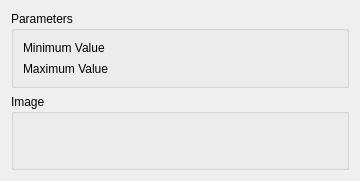
<?xml version="1.0" encoding="UTF-8"?>
<ui version="4.0">
 <class>SeaLabGui::DlgUniformRandomPhases</class>
 <widget class="QWidget" name="SeaLabGui::DlgUniformRandomPhases">
  <property name="geometry">
   <rect>
    <x>0</x>
    <y>0</y>
    <width>360</width>
    <height>181</height>
   </rect>
  </property>
  <property name="windowTitle">
   <string>Feature Parameters</string>
  </property>
  <property name="sizeGripEnabled" stdset="0">
   <bool>true</bool>
  </property>
  <layout class="QGridLayout" name="gridLayout">
   <item row="1" column="0">
    <widget class="QGroupBox" name="GroupBox5_5">
     <property name="title">
      <string>Image</string>
     </property>
     <layout class="QGridLayout" name="_6">
      <property name="leftMargin">
       <number>9</number>
      </property>
      <property name="topMargin">
       <number>9</number>
      </property>
      <property name="rightMargin">
       <number>9</number>
      </property>
      <property name="bottomMargin">
       <number>9</number>
      </property>
      <property name="spacing">
       <number>6</number>
      </property>
      <item row="1" column="0">
       <layout class="QHBoxLayout" name="horizontalLayout_9" stretch="0">
        <item>
         <widget class="QLabel" name="label_Image">
          <property name="text">
           <string/>
          </property>
         </widget>
        </item>
       </layout>
      </item>
     </layout>
    </widget>
   </item>
   <item row="0" column="0">
    <widget class="QGroupBox" name="GroupBox5_3">
     <property name="title">
      <string>Parameters</string>
     </property>
     <layout class="QGridLayout" name="_3">
      <property name="leftMargin">
       <number>9</number>
      </property>
      <property name="topMargin">
       <number>9</number>
      </property>
      <property name="rightMargin">
       <number>9</number>
      </property>
      <property name="bottomMargin">
       <number>9</number>
      </property>
      <property name="spacing">
       <number>6</number>
      </property>
      <item row="2" column="0">
       <layout class="QHBoxLayout" name="horizontalLayout_6" stretch="0,0">
        <item>
         <widget class="QLabel" name="label_6">
          <property name="text">
           <string>Minimum Value</string>
          </property>
         </widget>
        </item>
        <item>
         <widget class="Gui::QuantitySpinBox" name="doubleSpinBox_MinValue" native="true">
          <property name="keyboardTracking" stdset="0">
           <bool>false</bool>
          </property>
         </widget>
        </item>
       </layout>
      </item>
      <item row="3" column="0">
       <layout class="QHBoxLayout" name="horizontalLayout" stretch="0,0">
        <item>
         <widget class="QLabel" name="label">
          <property name="text">
           <string>Maximum Value</string>
          </property>
         </widget>
        </item>
        <item>
         <widget class="Gui::QuantitySpinBox" name="doubleSpinBox_MaxValue" native="true">
          <property name="keyboardTracking" stdset="0">
           <bool>false</bool>
          </property>
         </widget>
        </item>
       </layout>
      </item>
     </layout>
    </widget>
   </item>
  </layout>
 </widget>
 <customwidgets>
  <customwidget>
   <class>Gui::QuantitySpinBox</class>
   <extends>QWidget</extends>
   <header>Gui/QuantitySpinBox.h</header>
  </customwidget>
 </customwidgets>
 <resources/>
 <connections/>
</ui>
